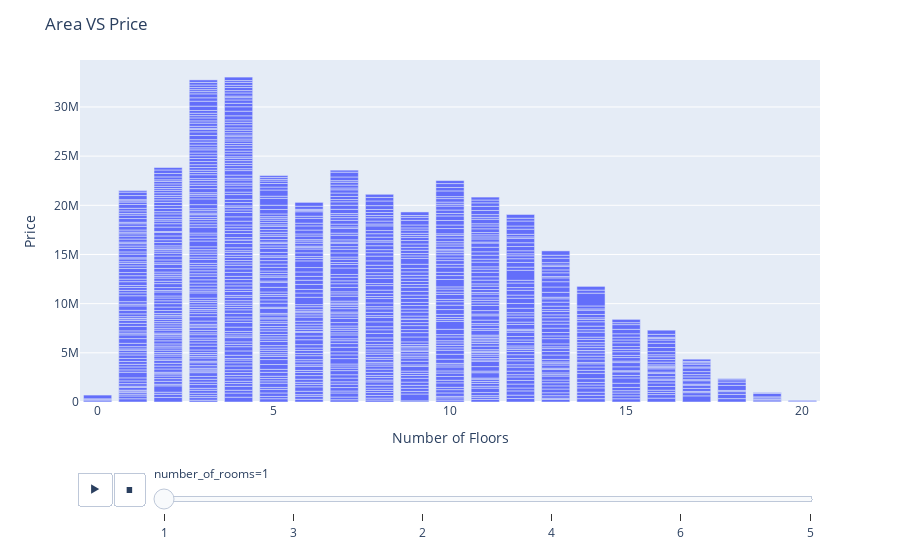

The notebook cell saved with this chart:
### Code cell
import plotly.express as px

figure = px.bar(dataset, x = 'floor', y = 'price', animation_frame= 'number_of_rooms')
figure.update_layout(title = "Area VS Price", xaxis_title = "Number of Floors", yaxis_title = "Price")
figure.show()

### Figure 1 — Plotly figure (JSON) as saved in the notebook; plotly's stock layout.template omitted (floating-point values rounded to 4 significant figures; data arrays with more than 128 entries replaced by an {"elided": "..."} marker saying what was removed)
{"data": [{"alignmentgroup": "True", "hovertemplate": "number_of_rooms=1<br>floor=%{x}<br>price=%{y}<extra></extra>", "legendgroup": "", "marker": {"color": "#636efa", "pattern": {"shape": ""}}, "name": "", "offsetgroup": "", "orientation": "v", "showlegend": false, "textposition": "auto", "type": "bar", "x": {"elided": "1119 int values"}, "xaxis": "x", "y": {"elided": "1119 int values"}, "yaxis": "y"}], "layout": {"barmode": "relative", "legend": {"tracegroupgap": 0}, "margin": {"t": 60}, "sliders": [{"active": 0, "currentvalue": {"prefix": "number_of_rooms="}, "len": 0.9, "pad": {"b": 10, "t": 60}, "steps": [{"args": [["1"], {"frame": {"duration": 0, "redraw": true}, "fromcurrent": true, "mode": "immediate", "transition": {"duration": 0, "easing": "linear"}}], "label": "1", "method": "animate"}, {"args": [["3"], {"frame": {"duration": 0, "redraw": true}, "fromcurrent": true, "mode": "immediate", "transition": {"duration": 0, "easing": "linear"}}], "label": "3", "method": "animate"}, {"args": [["2"], {"frame": {"duration": 0, "redraw": true}, "fromcurrent": true, "mode": "immediate", "transition": {"duration": 0, "easing": "linear"}}], "label": "2", "method": "animate"}, {"args": [["4"], {"frame": {"duration": 0, "redraw": true}, "fromcurrent": true, "mode": "immediate", "transition": {"duration": 0, "easing": "linear"}}], "label": "4", "method": "animate"}, {"args": [["6"], {"frame": {"duration": 0, "redraw": true}, "fromcurrent": true, "mode": "immediate", "transition": {"duration": 0, "easing": "linear"}}], "label": "6", "method": "animate"}, {"args": [["5"], {"frame": {"duration": 0, "redraw": true}, "fromcurrent": true, "mode": "immediate", "transition": {"duration": 0, "easing": "linear"}}], "label": "5", "method": "animate"}], "x": 0.1, "xanchor": "left", "y": 0, "yanchor": "top"}], "title": {"text": "Area VS Price"}, "updatemenus": [{"buttons": [{"args": [null, {"frame": {"duration": 500, "redraw": true}, "fromcurrent": true, "mode": "immediate", "transition": {"duration": 500, "easing": "linear"}}], "label": "&#9654;", "method": "animate"}, {"args": [[null], {"frame": {"duration": 0, "redraw": true}, "fromcurrent": true, "mode": "immediate", "transition": {"duration": 0, "easing": "linear"}}], "label": "&#9724;", "method": "animate"}], "direction": "left", "pad": {"r": 10, "t": 70}, "showactive": false, "type": "buttons", "x": 0.1, "xanchor": "right", "y": 0, "yanchor": "top"}], "xaxis": {"anchor": "y", "domain": [0, 1], "title": {"text": "Number of Floors"}}, "yaxis": {"anchor": "x", "domain": [0, 1], "title": {"text": "Price"}}}}
